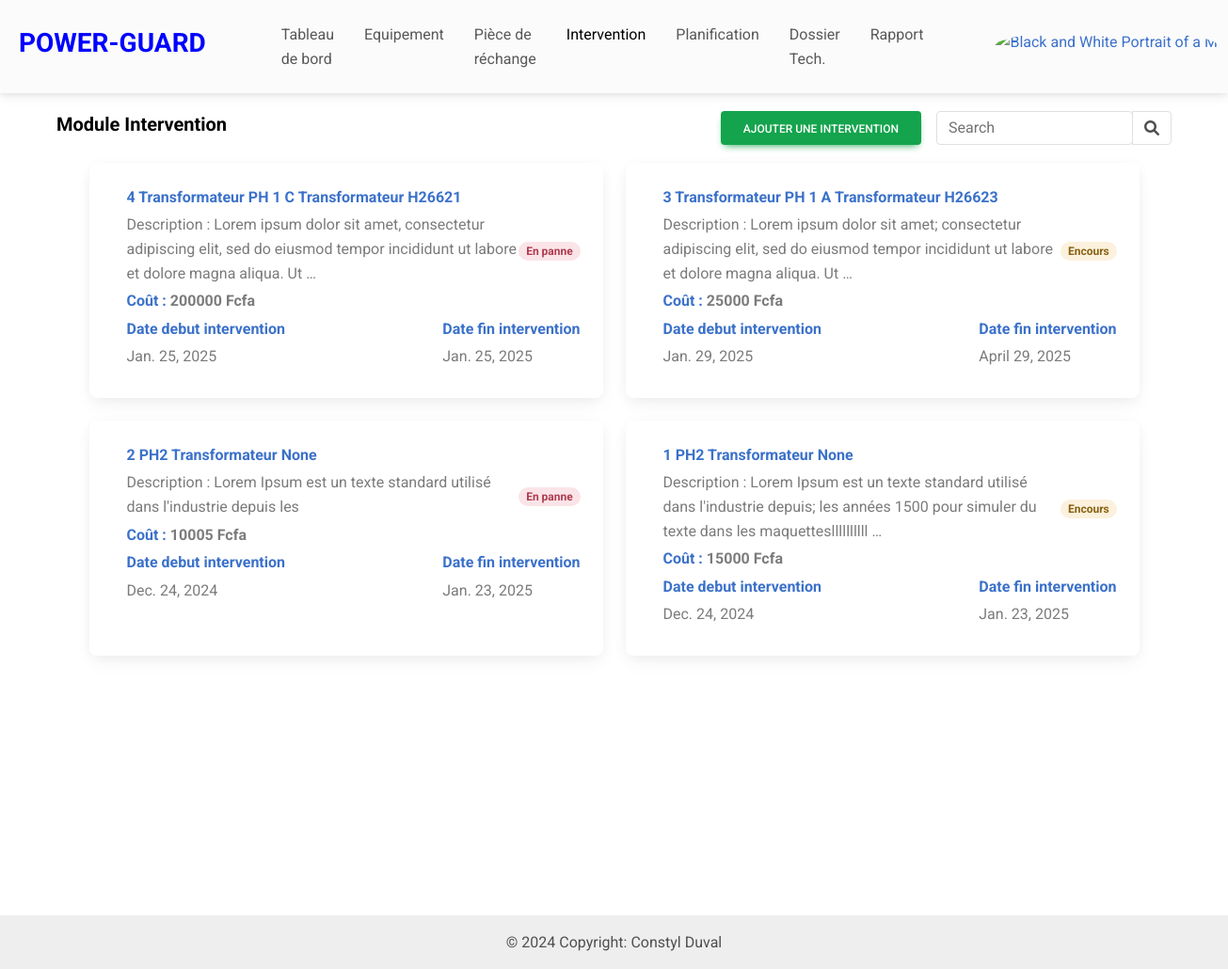
/intervention (signed in), run on the app's committed database.
### eneo_pages/models.py (models this page shows)
class Intervention(models.Model):
    STATUS = [
        ("En panne", "En panne"),
        ("Encours", "Encours de dépannage"),
        ("Rétablir", "Rétablir"),
    ]
    TYPE = [
        ("Corrective", "Intervention corrective"),
        ("Preventive", "Intervention preventive")
    ]
    equipement = models.ForeignKey(Equipement, on_delete=models.CASCADE)
    type_intervention = models.CharField(max_length=100, choices=TYPE, default="Corrective")
    interval_intervention = models.IntegerField(default=0)
    date_intervention=models.DateField()
    date_fin_intervention=models.DateField()
    date_defaillance=models.DateField(blank=True, null=True)
    description = models.TextField(blank=True, null=True)
    responsable = models.CharField(max_length=100, blank=True, null=True)
    status = models.CharField(max_length=100, choices=STATUS)
    sécurité = models.TextField(blank=True, null=True)
    coût = models.IntegerField()
    coût_materiel = models.IntegerField(default=0)
    coût_main_oeuvre  = models.IntegerField(default=0)
    tache_maintenance = models.TextField(blank=True, null=True)
    action_correctives = models.TextField(blank=True, null=True)
    causes_profondes = models.TextField(blank=True, null=True)
    date_création=models.DateTimeField(auto_now_add=True)
    date_modification=models.DateTimeField(auto_now=True)
    liste_piece_confirmee = models.ForeignKey(ListePieceConfirmee, on_delete=models.SET_NULL, null=True, blank=True)
    def __str__(self):
        return "{} {}".format(self.id, self.equipement)

class Equipement(models.Model):
    TYPE_EQUIPE = [
        ("Disjoncteur", "Disjoncteur",),
        ("Transformateur", "Transformateur"),
    ]
    centrale = models.ForeignKey(Centrale, on_delete=models.CASCADE)
    nom = models.CharField(max_length=100)
    type_equipement = models.CharField(max_length=100, choices=TYPE_EQUIPE)
    numero_serie=models.CharField(max_length=100, blank=True, null=True)
    modèle = models.CharField(max_length=100)
    marque = models.CharField(max_length=100)
    puissance = models.FloatField()
    fréquence = models.FloatField()
    date_installation = models.DateField()
    etat_equipement = models.CharField(max_length=100, blank=True, null=True)
    fonction = models.CharField(max_length=100, blank=True, null=True)
    emplacement_couplage = models.CharField(max_length=100, blank=True, null=True)
    regleur_en_chargeur = models.CharField(max_length=100, blank=True, null=True)
    mode_de_fonctionnement = models.CharField(max_length=100, blank=True, null=True)
    niveau_tension = models.CharField(max_length=100, blank=True, null=True)
    technique_de_coupure = models.CharField(max_length=100, blank=True, null=True)
    pouvoir_de_coupure = models.CharField(max_length=100, blank=True, null=True)
    pression_gaz_nombre_de_pôle  = models.CharField(max_length=100, blank=True, null=True)
    courant_nominal_en_service_continu = models.CharField(max_length=100, blank=True, null=True)
    numero_service = models.CharField(max_length=100, blank=True, null=True)
    tension_assigne = models.CharField(max_length=100, blank=True, null=True)
    pouvoir_de_coupure_nominal_court_circuit = models.CharField(max_length=100, blank=True, null=True)
    pouvoir_de_fermeture_nominal_court_circuit  = models.CharField(max_length=100, blank=True, null=True)
    date_création=models.DateTimeField(auto_now_add=True)
    date_modification=models.DateTimeField(auto_now=True)
    def __str__(self):
        return "{} {} {}".format(self.nom, self.type_equipement, self.numero_serie)

### eneo_pages/views.py (the view)
# urls.py: path("intervention", views.intervention, name="intervention"),
@login_required
def intervention(request):
    context = {}
    q = request.GET.get("q")
    User = get_user_model()  # Get the custom user model
    user = request.user  # Get the currently logged-in user
    if user.section == 'DISJONCTEUR':
        base_queryset = Intervention.objects.filter(equipement__type_equipement='Disjoncteur').order_by('-date_création')
    elif user.section == 'TRANSFORMATEUR':
        base_queryset = Intervention.objects.filter(equipement__type_equipement='Transformateur').order_by('-date_création')
    else:
        base_queryset = Intervention.objects.all().order_by('-date_création')
    if q:
        s = InterventionDocument.search().query(
            ESQ("multi_match",
                query=q,
                fields=['type_intervention', 'responsable', 'status', 'description', 'tache_maintenance', 'action_correctives', 'causes_profondes']
            )
        )
        es_results = s.to_queryset()
        db_results = base_queryset.filter(
            Q(type_intervention__icontains=q) |
            Q(responsable__icontains=q) |
            Q(status__icontains=q) |
            Q(description__icontains=q) |
            Q(tache_maintenance__icontains=q) |
            Q(action_correctives__icontains=q) |
            Q(causes_profondes__icontains=q)
        )
        liste_intervention = (es_results & base_queryset) | db_results
    else:
        liste_intervention = base_queryset
    context["liste_intervention"] = liste_intervention.distinct()
    return render(request, "pages/intervention/intervention.html", context)

### eneo_pages/context_processor.py (called while the page is built)
def piece_rechange(request):
    return{'piece_rechange': Session(request)}

### eneo_pages/templates/pages/intervention/intervention.html
{% extends "../../base/base.html" %}
{% load static %}
{% block body %}
    {% url 'ajouter_intervention' as ajouter_intervention_url %}
    {% include "../../base/navbar2.html" with title='<a href="#" style="color: black;">Module Intervention</a>' button='<button type="button" hx-get="'|add:ajouter_intervention_url|add:'" data-bs-target="#addInterventionModal" hx-target="#dialog" class="btn btn-success me-3">Ajouter une intervention</button>' %}
    <div class="container vh-100">
        <div class="row">
          {% if liste_intervention %}
            {% for intervention in liste_intervention %}
            <div class="col-xl-6 mb-4">
              <div class="card fade-out-up" style="height: 250px;">
                <a href="{% url 'detail_intervention' intervention.id %}" hx-get="{% url 'detail_intervention' intervention.id %}" hx-target="#dialog" hx-swap="innerHTML" data-mdb-toggle="modal" data-mdb-target="#InterventionModal">
                    <div class="card-body">
                        <div class="d-flex justify-content-between align-items-center">
                          <div class="d-flex align-items-center">
                            <div class="ms-3">
                              <p class="fw-bold mb-1">{{intervention}}</p>
                              <p class="text-muted mb-1">Description : {{intervention.description|truncatewords:20}}</p>
                              <p class="fw-bold mb-1">Coût : <span class="text-muted">{{intervention.coût}} Fcfa</span> </p>
                            </div>
                          </div>
                          <span class="badge rounded-pill {% if intervention.status == 'Encours' %}badge-warning{% elif intervention.status == 'Rétablir' %}badge-success{% elif intervention.status == 'En panne' %}badge-danger{% else %}badge-secondary{% endif %}">{{intervention.status}}</span>
                        </div>
                        <div class="d-flex justify-content-between align-items-center ms-3">
                          <div>
                              <p class="fw-bold mb-1">Date debut intervention</p>
                              <p class="text-muted mb-0">{{intervention.date_intervention}}</p>
                          </div>
                          <div>
                              <p class="fw-bold mb-1">Date fin intervention</p>
                              <p class="text-muted mb-0">{{intervention.date_fin_intervention}}</p>
                          </div>
                        </div>
                    </div>
                </a>
              </div>
            </div>
            {% endfor %}
            {% else %}
            <div class="text-center">
              <img src="{% static 'img/empty.gif' %}" alt="" style="height: 200px; width: 200px;" srcset="">
              <p colspan="9">Aucune intervention disponible.</p>
            </div>
          {% endif %}
        </div>
    </div>
{% endblock %}

### eneo_pages/templates/base/base.html (style rules this page uses)
.card { transition: transform 0.3s; }

### data on the page
Intervention: id+equipement "4 Transformateur PH 1 C Transformateur H26621", description "Lorem ipsum dolor sit amet, consectetur adipiscing elit, sed do eiusmod tempor incididunt ut labore et dolore magna aliqua. Ut …", coût "200000", status "En panne", date_intervention "Jan. 25, 2025", date_fin_intervention "Jan. 25, 2025"
Intervention: id+equipement "3 Transformateur PH 1 A Transformateur H26623", description "Lorem ipsum dolor sit amet; consectetur adipiscing elit, sed do eiusmod tempor incididunt ut labore et dolore magna aliqua. Ut …", coût "25000", status "Encours", date_intervention "Jan. 29, 2025", date_fin_intervention "April 29, 2025"
Intervention: id+equipement "2 PH2 Transformateur None", description "Lorem Ipsum est un texte standard utilisé dans l'industrie depuis les", coût "10005", status "En panne", date_intervention "Dec. 24, 2024", date_fin_intervention "Jan. 23, 2025"
Intervention: id+equipement "1 PH2 Transformateur None", description "Lorem Ipsum est un texte standard utilisé dans l'industrie depuis; les années 1500 pour simuler du texte dans les maquettesllllllllll …", coût "15000", status "Encours", date_intervention "Dec. 24, 2024", date_fin_intervention "Jan. 23, 2025"

### other printed values
{{ title|escape }} "Module Intervention"
{{ button|safe }} "AJOUTER UNE INTERVENTION"
